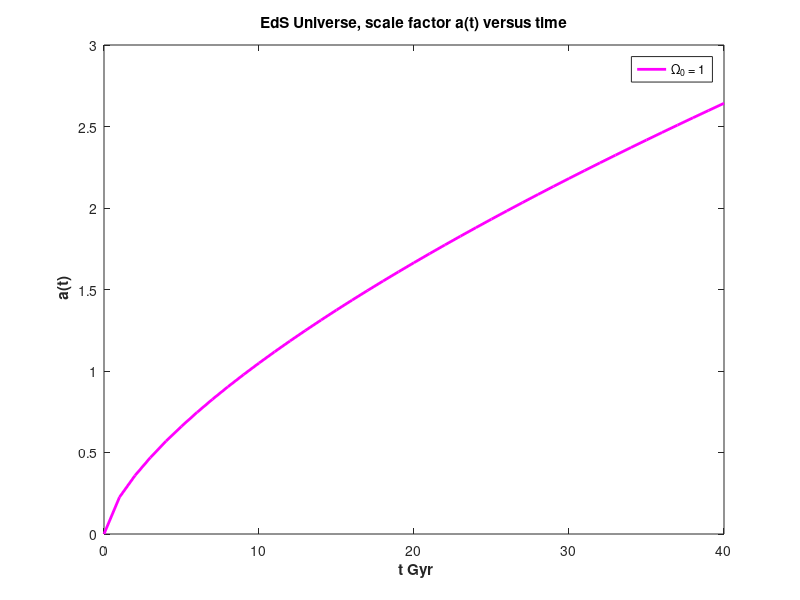
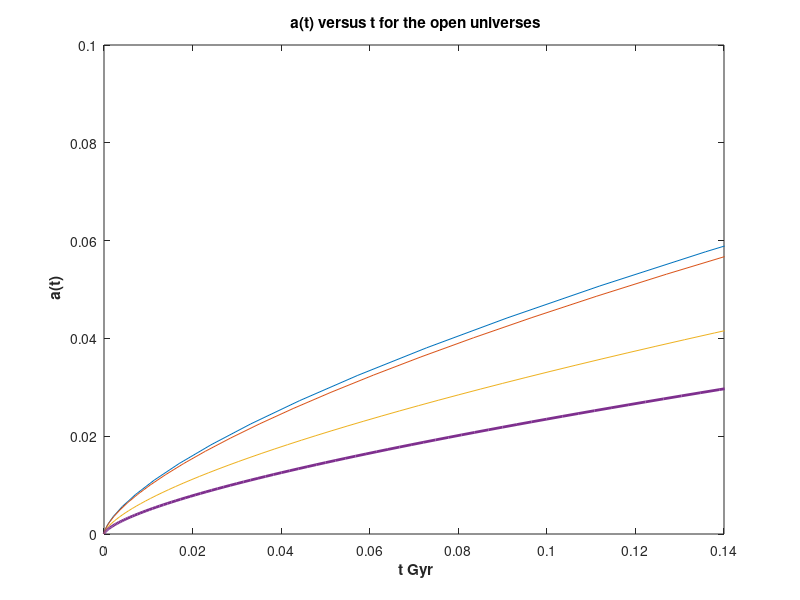

MATLAB code to generate these figures, in order: (Note: this script raises an error after producing the figures.)
% RRY091 Galaxies and observational cosmology
% 'Angular-diameter distance versus redshift'
% Weihua Wang 2014-04-02

close all;clear all;clc;

% Einstein-de Sitter Univ.(No dark energy) 
Ho  = 72;                      % Hubble const km s^-1 Mpc^-1
HO  = 0.7/9.778;               % Gyr^-1
Mpc = 3.085678e22;             % 1 Mpc equals 3.085678e22 m
GYr = 365.25*24*60*60*1e9;     % 1Gyr equals 365.25*24*60*60*1e9 seconds

t   = 0:1:40;
At  = ((3/2)*HO.*t).^(2/3); 
plot(t,At,'m','LineWidth',2);
title('\bf EdS Universe, scale factor a(t) versus time ');
xlabel('\bf t Gyr');ylabel('\bf a(t)');
legend('\Omega_0 = 1');

% The analytical solutions of the Friedmann equation for the Open universes 
% is given. Expansion will continue for all time. Universe ends in the 'Big Chill'.

Omega0 = [0.9 0.8 0.3 0.1];  % Sth wrong??
ita    = 0:0.01:1;
A_open = zeros(length(Omega0),length(ita));
t_open = A_open;
for k = 1:length(Omega0)
    A_open(k,:) = 0.5*Omega0(k).*(cosh(ita) - 1)/(1-Omega0(k));
    t_open(k,:) = (0.5*Omega0(k)/HO/(1-Omega0(k)).^(3/2)) .*(sinh(ita) - ita);
end
figure;
plot(t_open(1,:),A_open(1,:),t_open(2,:),A_open(2,:),...
     t_open(3,:),A_open(3,:),t_open(4,:),A_open(4,:),'LineWidth',2);
xlabel('\bf t Gyr');ylabel('\bf a(t)');
xlim([0,0.14]);ylim([0,0.1]);
title('\bf a(t) versus t for the open universes');
legend('\Omega_0=0.9','\Omega_0=0.8','\Omega_0=0.3','\Omega_0=0.1',0);

% The analytical solutions of the Friedmann equation for the Closed Universes 
% is given. These are closed universes with a finite time. At some time in
% the future expansion will cease and all matter will collapse in on itself
% called the 'Big Crunch'. 

Omega0  = [1.1 1.2 1.5 2.0]; 
theta   = 0:pi/100:2*pi;
A_close = zeros(length(Omega0),length(theta));
t_close = A_close;
for k = 1:length(Omega0)
    A_close(k,:) = 0.5*Omega0(k).*(1-cos(theta))./(Omega0(k) - 1);
    t_close(k,:) = Omega0(k)*(theta-sin(theta))./(2*HO*(Omega0(k)-1).^(3/2));
end
figure;
plot(t_close(1,:),A_close(1,:),t_close(2,:),A_close(2,:),...
    t_close(3,:),A_close(3,:),t_close(4,:),A_close(4,:),'LineWidth',2);
legend('\Omega_0=1.1','\Omega_0=1.2','\Omega_0=1.5','\Omega_0=2.0',0);
xlabel('\bf t Gyr');ylabel('\bf a(t)');
title('\bf a(t) versus t for the closed universes');

